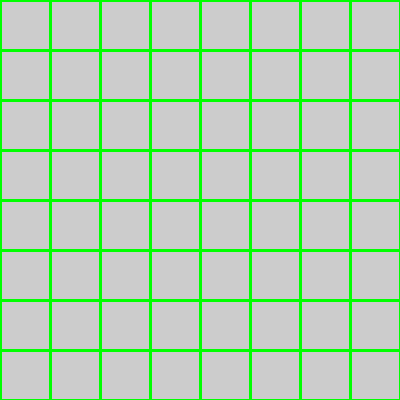
Frame 1 (no input)
Frame 60 (the mouse pressed at the canvas centre just before this capture): identical to frame 1, image omitted
Frame 120 (the mouse held since frame 60 and released just before this capture): identical to frame 1, image omitted

The Processing sketch that drew this single still picture (run headless with seeded random() and noise(); from frame 60 on, the mouse is pressed at the canvas centre):

// Processing sketch: Draw_grid
// ── Draw_grid.pde
void setup(){
  size(400,400);
  stroke(0,255,0);
  strokeWeight(3);
}

int x=0;
int y=0;
final int N=8;
void draw()
{
  for(int i=0;i<=N;i++)
  {
    x=i*(width/N);
    line(x,0,x,height);
  }
  for(int i=0;i<=N;i++)
  {
    y=i*(height/N);
    line(0,y,width,y);
  }
}
//author: Xintang He
